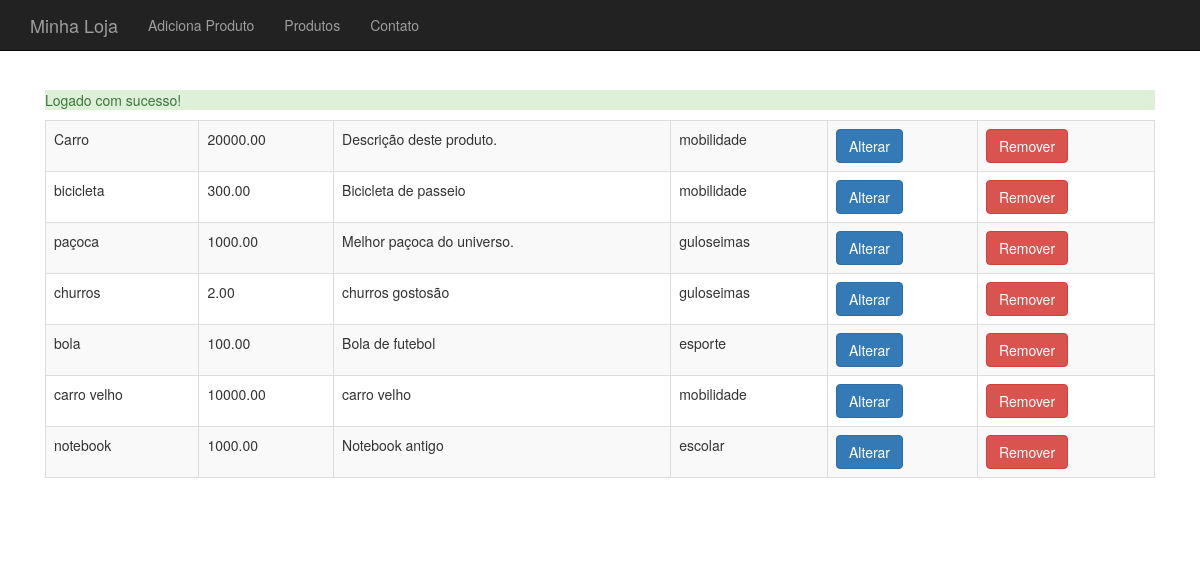
/produto-lista.php (signed in), run on the app's committed database.
### tables this page shows
CREATE TABLE `produtos` (
  `id` int(11) NOT NULL AUTO_INCREMENT,
  `nome` varchar(255) DEFAULT NULL,
  `preco` decimal(10,2) DEFAULT NULL,
  `descricao` text,
  `categoria_id` int(11) DEFAULT NULL,
  `usado` tinyint(1) DEFAULT '0',
  PRIMARY KEY (`id`)
);

CREATE TABLE `categorias` (
  `id` int(11) NOT NULL AUTO_INCREMENT,
  `nome` varchar(255) DEFAULT NULL,
  PRIMARY KEY (`id`)
);

### banco-produto.php (called while the page is built, shortened)
<?php
function listaProdutos($conexao) {
	$produtos = array();
	$resultado = mysqli_query($conexao, "SELECT p.*, c.nome as categoria_nome FROM produtos as p join categorias as c on p.categoria_id=c.id");
	while($produto = mysqli_fetch_assoc($resultado)) {
		array_push($produtos, $produto);
	}
	return $produtos;
}

### produto-lista.php (the view, shortened to what this page needs)
<?php
require_once("header.php");
require_once("banco-produto.php");
?>
<table class="table table-striped table-bordered">
<?php
$produtos = listaProdutos($conexao);
foreach($produtos as $produto):
?>
	<tr>
		<td><?php echo $produto['nome'];?></td>
		<td><?php echo $produto['preco'];?></td>
		<td><?php echo substr($produto['descricao'], 0, 40);?></td>
		<td><?php echo $produto['categoria_nome'];?></td>
		<td><a class="btn btn-primary" href="produto-altera-formulario.php?id=<?php echo $produto['id']?>">Alterar</a></td>
		<td>
			<form action="remove-produto.php" method="post">
				<button class="btn btn-danger">Remover</button>
			</form>
		</td>
	</tr>
<?php
endforeach;
?>
</table>
<?php require "footer.php" ?>

### css/loja.css (style rules this page uses)
body { padding-top: 50px; }

### data on the page
produtos: nome "Carro", preco "20000.00", descricao "Descrição deste produto.", categoria.nome "mobilidade"
produtos: nome "bicicleta", preco "300.00", descricao "Bicicleta de passeio", categoria.nome "mobilidade"
produtos: nome "paçoca", preco "1000.00", descricao "Melhor paçoca do universo.", categoria.nome "guloseimas"
produtos: nome "churros", preco "2.00", descricao "churros gostosão", categoria.nome "guloseimas"
produtos: nome "bola", preco "100.00", descricao "Bola de futebol", categoria.nome "esporte"
produtos: nome "carro velho", preco "10000.00", descricao "carro velho", categoria.nome "mobilidade"
produtos: nome "notebook", preco "1000.00", descricao "Notebook antigo", categoria.nome "escolar"

### other printed values
$_SESSION[$tipo] "Logado com sucesso!"
